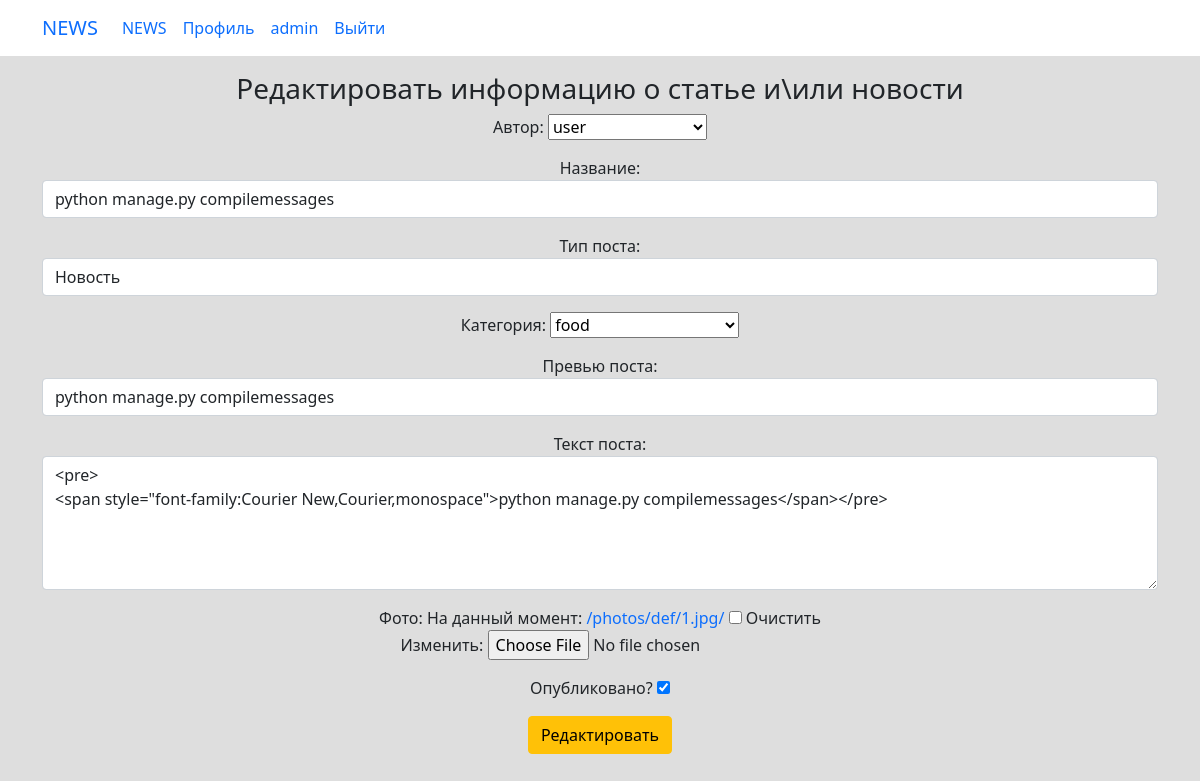
The page /news/205/edit/ (signed in) on the database its author committed.
### news/models.py (models this page shows, shortened)
class Post(models.Model):
    PostAuthor = models.ForeignKey(Author, on_delete=models.CASCADE, verbose_name='Автор поста')
    PostNews = 'PN'
    PostArticle = 'PA'
    POSITIONS = [
        (PostArticle, 'Статья'),
        (PostNews, 'Новость'),
    ]
    postCategory = models.ManyToManyField(Category, verbose_name='Категория поста',  through='PostCategory')
    title = models.CharField(max_length=50, verbose_name='Название')
    positions = models.CharField(max_length=2, choices=POSITIONS, default=PostArticle, verbose_name='Тип поста')
    category_id = models.ForeignKey(Category, verbose_name='Категория', null=True, on_delete=models.CASCADE, related_name='category_id')
    data = models.DateTimeField(auto_now_add=True, verbose_name='Дата создания')
    data_update = models.DateTimeField(auto_now=True, verbose_name='Дата редактирования')
    photo = models.ImageField(upload_to='photos/%Y/%m/%d/', verbose_name='Фото', blank=True, default='/photos/def/1.jpg/')
    previewName = models.CharField(max_length=128, verbose_name='Превью поста')
    text = RichTextField(blank=True, null=True, verbose_name='Текст поста')
    rating = models.SmallIntegerField(default=0, verbose_name='Рейтинг')
    public = models.BooleanField(default=True, verbose_name='Опубликовано')
    comments = GenericRelation(Comment)
    class Meta:
        verbose_name = 'Пост'
        verbose_name_plural = 'Посты'

### news/views.py (the view)
# urls.py: path('<int:pk>/edit/', newsUpdate.as_view(), name='news_update'),
class newsUpdate(LoginRequiredMixin, PermissionRequiredMixin, UpdateView):
    model = Post
    template_name = 'news/news_update.html'
    form_class = NewsForm
    permission_required = 'news.change_post'
    def get_object(self, **kwargs):
        id = self.kwargs.get('pk')
        return Post.objects.get(pk=id)

### news/forms.py
class NewsForm(ModelForm):
    public = BooleanField(label='Опубликовано?', initial=True, required=False)
    category_id = ModelChoiceField(queryset=Category.objects.all(), label='Категория', empty_label='Выберите категорию')
    PostAuthor = ModelChoiceField(queryset=Author.objects.all(), label='Автор', empty_label='Выберите автора')
    class Meta:
        model = Post
        fields = [
            'PostAuthor',
            'title',
            'positions',
            'category_id',
            'previewName',
            'text',
            'photo',
            'public'
        ]
        widgets = {
            'PostAuthor': forms.Select(attrs={'class': 'form-control'}),
            'title': forms.TextInput(attrs={'class': 'form-control'}),
            'positions': forms.Select(attrs={'class': 'form-control'}),
            'category_id': forms.Select(attrs={'class': 'form-control'}),
            'previewName': forms.TextInput(attrs={'class': 'form-control'}),
            'text': forms.Textarea(attrs={'class': 'form-control', 'rows': 5}),
        }

### news/models.py (called while the page is built)
    def __str__(self):
        return str(self.authorUser)

    def __str__(self):
        return self.category_name

### templates/news/news_update.html (shortened to what this page needs)
{% extends 'flatpages/base.html' %}
{% load custom_filters %}
{% block content %}
<div style="text-align: center">
    <h3>Редактировать информацию о статье и\или новости</h3>
    <form method="POST" enctype="multipart/form-data">
        <div>
            {{ form.as_p }}
        </div>
        <input type="submit" class="btn btn-warning" value="Редактировать">
    </form>
</div>
{% endblock content %}

### rows shown on the page
Post: PostAuthor "user", title "python manage.py compilemessages", positions "Новость", category_id "food", previewName "python manage.py compilemessages", text "<pre> <span style=\"font-family:Courier New,Courier,monospace\">python manage.py compilemessages</span></pre>", public "☑"
